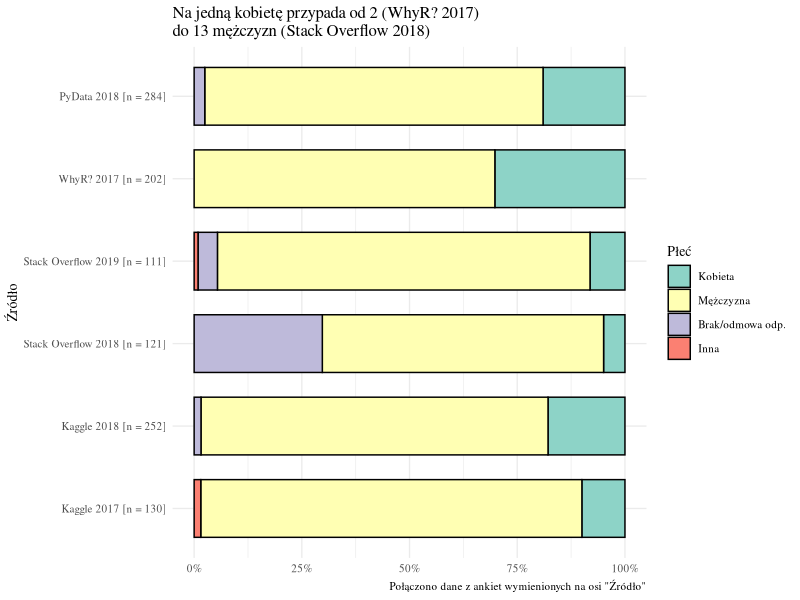

R code for this plot: (Note: this script raises an error after producing the figure.)
library(tidyverse)
library(scales)

demogr <- read_csv("demographics.csv")

# demogr %>% group_by(płeć) %>% summarise(n = n())
plec_levels <- c(Kobieta = "female", 
                 Kobieta = "Female", 
                 Kobieta = "Woman", 
                 Mężczyzna = "male",
                 Mężczyzna = "Male",
                 Mężczyzna = "Man",
                 Inna = "A different identity",
                 Inna = "Non-binary, genderqueer, or gender non-conforming",
                 Inna = "Woman;Man",
                 `Brak/odmowa odp.` = "Prefer not to say")
demogr <- demogr %>% mutate(Płeć = fct_recode(.f = płeć, 
                                              !!!plec_levels),
                            Płeć = fct_explicit_na(f = Płeć,
                                                   na_level = "Brak/odmowa odp."),
                            Płeć = fct_relevel(Płeć, "Inna", after = Inf),
                            Źródło = fct_relevel(Źródło, "PyData 2018 [n = 284]", after = Inf))
table(demogr$płeć, demogr$Płeć, useNA = "always")
prop.table(table(demogr$Źródło, demogr$Płeć), 1)

demogr %>% group_by(Źródło) %>% summarise(n = n(), 
                                          n_K = sum(Płeć == "Kobieta"),
                                          n_M = sum(Płeć == "Mężczyzna"),
                                          M_per_K = n_M / n_K) %>% 
  arrange(M_per_K)

plec <- ggplot(demogr) +
  geom_bar(aes(Źródło, fill = Płeć), position = "fill", colour = "black", width = 0.7) +
  theme_minimal(base_family = "serif", base_size = 10) +
  scale_fill_brewer(palette = "Set3") +
  scale_y_continuous(labels = scales::percent) +
  coord_flip() +
  labs(title = "Na jedną kobietę przypada od 2 (WhyR? 2017)\ndo 13 mężczyzn (Stack Overflow 2018)",
       caption = 'Połączono dane z ankiet wymienionych na osi "Źródło"',
       x = "Źródło",
       y = NULL)

# png("plec.png", width = 160, height = 70, units = "mm", res = 300)
# plot(plec) # Rys. 7. in chapter 5.1.
# dev.off()

########### to do:
demogr %>% group_by(wiek) %>% summarise(n = n()) %>% View()
wiek_levels <- c(`mniej niż 18` = "17", 
                 `mniej niż 18` = "Under 18 years old", 
                 `18 - 24` = "18 - 24 years old", 
                 `25 - 34` = "25 - 34 years old",
                 `35 - 44` = "35 - 44 years old",
                 `45 - 54` =  "45 - 54 years old", 
                 `55 - 69` = "55-59",)